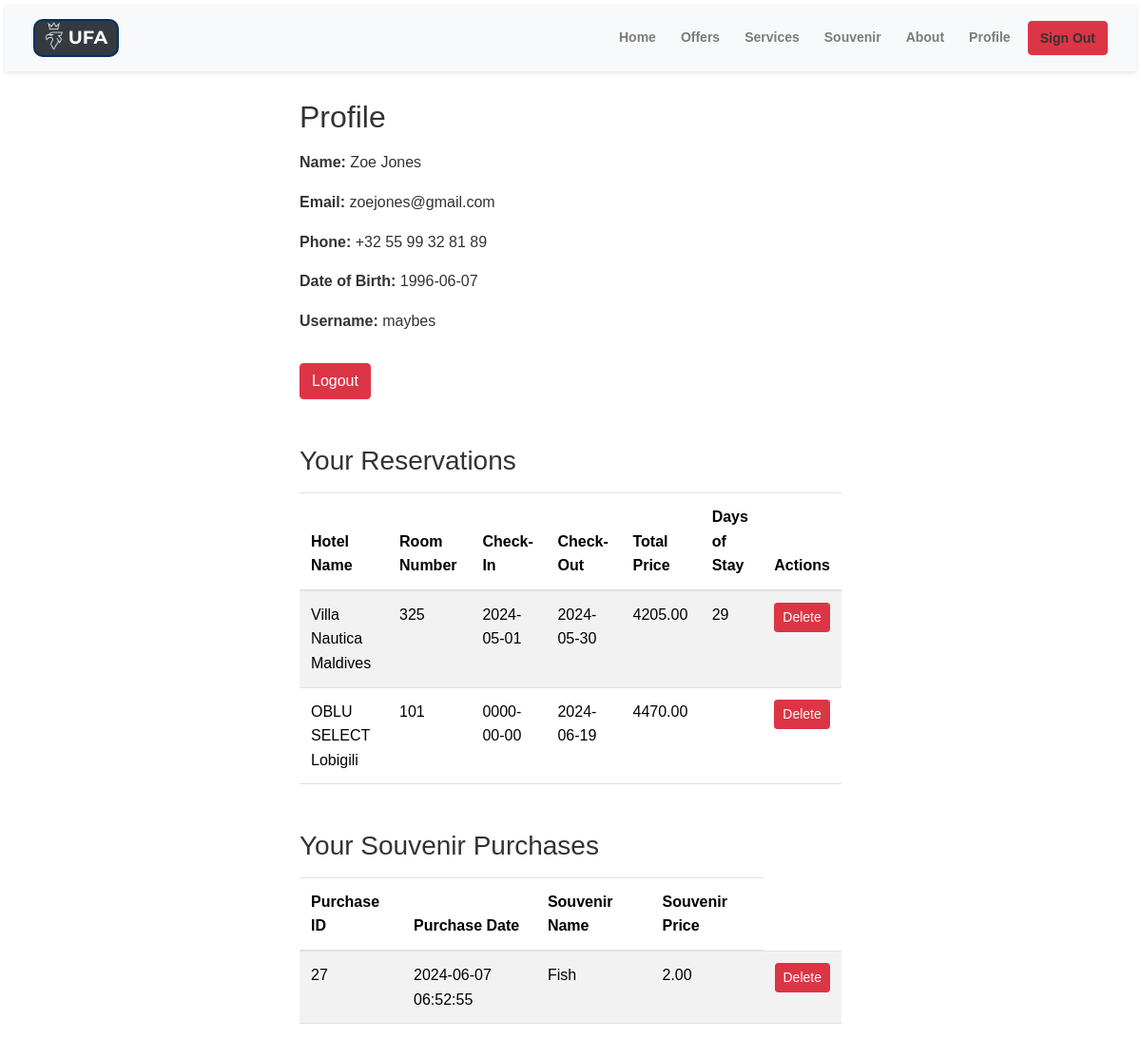
Page /assets/pages/profile.php (signed in) on the committed database.
### tables this page shows
CREATE TABLE `reservations` (
  `reservation_id` int(11) NOT NULL,
  `room_id` int(11) DEFAULT NULL,
  `room_price` decimal(10,2) NOT NULL,
  `user_id` int(11) DEFAULT NULL,
  `check_in` date NOT NULL,
  `check_out` date NOT NULL,
  `total_price` decimal(10,2) DEFAULT NULL,
  `is_confirmed` tinyint(1) DEFAULT 0,
  `created_at` timestamp NOT NULL DEFAULT current_timestamp(),
  `updated_at` timestamp NOT NULL DEFAULT current_timestamp() ON UPDATE current_timestamp(),
  `days_of_stay` int(11) GENERATED ALWAYS AS (to_days(`check_out`) - to_days(`check_in`)) VIRTUAL,
  `is_deleted` tinyint(1) DEFAULT 0
);

CREATE TABLE `hotels` (
  `hotel_id` int(11) NOT NULL,
  `hotel_name` varchar(100) DEFAULT NULL,
  `hotel_location` varchar(100) DEFAULT NULL,
  `hotel_description` text DEFAULT NULL,
  `hotel_profile` text DEFAULT NULL,
  `hotel_rooms` int(11) DEFAULT NULL,
  `hotel_amenities` text DEFAULT NULL,
  `hotel_contact_info` varchar(100) DEFAULT NULL,
  `hotel_rank` int(11) DEFAULT NULL,
  `hotel_image` text DEFAULT NULL,
  `hotel_distance` int(11) NOT NULL,
  `deleted` tinyint(1) DEFAULT 0
);

CREATE TABLE `hotel_rooms` (
  `room_id` int(11) NOT NULL,
  `hotel_id` int(11) DEFAULT NULL,
  `room_type_id` int(11) DEFAULT NULL,
  `room_number` varchar(20) NOT NULL,
  `status` varchar(50) NOT NULL DEFAULT 'available',
  `room_price` decimal(10,2) NOT NULL,
  `room_capacity` int(11) DEFAULT NULL,
  `room_image` text DEFAULT NULL
);

CREATE TABLE `purchases` (
  `purchase_id` int(11) NOT NULL,
  `user_id` int(11) DEFAULT NULL,
  `souvenir_id` int(11) DEFAULT NULL,
  `purchase_date` timestamp NOT NULL DEFAULT current_timestamp(),
  `purchase_quantity` int(11) DEFAULT NULL,
  `purchase_price` decimal(10,2) DEFAULT NULL,
  `is_deleted` tinyint(1) DEFAULT 0
);

CREATE TABLE `souvenirs` (
  `souvenir_id` int(11) NOT NULL,
  `sounvenir_name` varchar(100) DEFAULT NULL,
  `souvenir_description` text DEFAULT NULL,
  `souvenir_price` decimal(10,2) DEFAULT NULL,
  `stock_quantity` int(11) DEFAULT NULL,
  `sounvenir_image` text NOT NULL
);

### assets/pages/profile.php (called while the page is built, shortened)
<?php
include('db_connect.php');
$user_id = $_SESSION['user_id'];
$query = "SELECT user_first_name, user_last_name, user_email, user_phone, user_date_of_birth, user_login FROM users WHERE user_id = ?";
$stmt = mysqli_prepare($conn, $query);
mysqli_stmt_bind_param($stmt, "i", $user_id);
mysqli_stmt_execute($stmt);
mysqli_stmt_bind_result($stmt, $user_first_name, $user_last_name, $user_email, $user_phone, $user_date_of_birth, $user_login);
$reservations_query = "
    SELECT reservations.reservation_id, reservations.check_in, reservations.check_out, reservations.total_price, reservations.days_of_stay, hotels.hotel_name, hotel_rooms.room_number
    FROM reservations
    JOIN hotel_rooms ON reservations.room_id = hotel_rooms.room_id
    JOIN hotels ON hotel_rooms.hotel_id = hotels.hotel_id
    WHERE reservations.user_id = ? AND reservations.is_deleted = 0
";
$reservations_stmt = mysqli_prepare($conn, $reservations_query);
mysqli_stmt_bind_param($reservations_stmt, "i", $user_id);
mysqli_stmt_execute($reservations_stmt);
mysqli_stmt_bind_result($reservations_stmt, $reservation_id, $check_in, $check_out, $total_price, $days_of_stay, $hotel_name, $room_number);
$reservations = [];
while (mysqli_stmt_fetch($reservations_stmt)) {
    $reservations[] = [
        'reservation_id' => $reservation_id,
        'check_in' => $check_in,
        'check_out' => $check_out,
        'total_price' => $total_price,
        'days_of_stay' => $days_of_stay,
        'hotel_name' => $hotel_name,
        'room_number' => $room_number
    ];
}
$purchases_query = "
    SELECT purchases.purchase_id, purchases.purchase_date, souvenirs.sounvenir_name, souvenirs.souvenir_price
    FROM purchases
    JOIN souvenirs ON purchases.souvenir_id = souvenirs.souvenir_id
    WHERE purchases.user_id = ? AND purchases.is_deleted = 0
";
$purchases_stmt = mysqli_prepare($conn, $purchases_query);
mysqli_stmt_bind_param($purchases_stmt, "i", $user_id);
mysqli_stmt_execute($purchases_stmt);
mysqli_stmt_bind_result($purchases_stmt, $purchase_id, $purchase_date, $souvenir_name, $souvenir_price);
$purchases = [];
while (mysqli_stmt_fetch($purchases_stmt)) {
    $purchases[] = [
        'purchase_id' => $purchase_id,
        'purchase_date' => $purchase_date,
        'souvenir_name' => $souvenir_name,
        'souvenir_price' => $souvenir_price
    ];
}
include('profile_html.php');
?>

### assets/pages/profile_html.php (the view, shortened to what this page needs)
<!DOCTYPE html>
<html lang="en">
<head>
    <link rel="stylesheet" href="assets/css/styles.css">
    <link href="https://cdn.jsdelivr.net/npm/bootstrap@5.3.3/dist/css/bootstrap.min.css" rel="stylesheet"
>
</head>
<body>
    <?php include 'navbar.php'; ?>
    <div class="container">
        <div class="row justify-content-center">
            <div class="col-md-6">
                <h2 class="mt-4 mb-3">Profile</h2>
                <p><strong>Name:</strong> <?php echo htmlspecialchars($user_first_name . ' ' . $user_last_name); ?>
                </p>
                <p><strong>Email:</strong> <?php echo htmlspecialchars($user_email); ?></p>
                <p><strong>Phone:</strong> <?php echo htmlspecialchars($user_phone); ?></p>
                <p><strong>Date of Birth:</strong> <?php echo htmlspecialchars($user_date_of_birth); ?></p>
                <p><strong>Username:</strong> <?php echo htmlspecialchars($user_login); ?></p>
                <a href="assets/pages/logout.php" class="btn btn-danger mt-3">Logout</a>
                <h3 class="mt-5">Your Reservations</h3>
                <?php if (empty($reservations)): ?>
                    <p>You have no reservations.</p>
                <?php else: ?>
                    <table class="table table-striped mt-3">
                        <thead>
                            <tr>
                                <th>Hotel Name</th>
                                <th>Room Number</th>
                                <th>Check-In</th>
                                <th>Check-Out</th>
                                <th>Total Price</th>
                                <th>Days of Stay</th>
                                <th>Actions</th>
                            </tr>
                        </thead>
                        <tbody>
                            <?php foreach ($reservations as $reservation): ?>
                                <tr>
                                    <td><?php echo htmlspecialchars($reservation['hotel_name']); ?></td>
                                    <td><?php echo htmlspecialchars($reservation['room_number']); ?></td>
                                    <td><?php echo htmlspecialchars($reservation['check_in']); ?></td>
                                    <td><?php echo htmlspecialchars($reservation['check_out']); ?></td>
                                    <td><?php echo htmlspecialchars($reservation['total_price']); ?></td>
                                    <td><?php echo htmlspecialchars($reservation['days_of_stay']); ?></td>
                                    <td>
                                        <form action="assets/pages/delete_reservation.php" method="post"
                                            onsubmit="return confirm('Are you sure you want to delete this reservation?');">
                                            <button type="submit" class="btn btn-danger btn-sm">Delete</button>
                                        </form>
                                    </td>
                                </tr>
                            <?php endforeach; ?>
                        </tbody>
                    </table>
                <?php endif; ?>
                <h3 class="mt-5">Your Souvenir Purchases</h3>
                <?php if (empty($purchases)): ?>
                    <p>You have no souvenir purchases.</p>
                <?php else: ?>
                    <table class="table table-striped mt-3">
                        <thead>
                            <tr>
                                <th>Purchase ID</th>
                                <th>Purchase Date</th>
                                <th>Souvenir Name</th>
                                <th>Souvenir Price</th>
                            </tr>
                        </thead>
                        <tbody>
                            <?php foreach ($purchases as $purchase): ?>
                                <tr>
                                    <td><?php echo htmlspecialchars($purchase['purchase_id']); ?></td>
                                    <td><?php echo htmlspecialchars($purchase['purchase_date']); ?></td>
                                    <td><?php echo htmlspecialchars($purchase['souvenir_name']); ?></td>
                                    <td><?php echo htmlspecialchars($purchase['souvenir_price']); ?></td>
                                    <td>
                                        <form action="assets/pages/delete_purchase.php" method="post"
                                            onsubmit="return confirm('Are you sure you want to delete this souvenir purchase?');">
                                            <button type="submit" class="btn btn-danger btn-sm">Delete</button>
                                        </form>
                                    </td>
                                </tr>
                            <?php endforeach; ?>
                        </tbody>
                    </table>
                <?php endif; ?>
            </div>
        </div>
    </div>
</body>
</html>

### assets/css/styles.css (style rules this page uses)
:root { --primary-color: #003366; --secondary-color: #66CCCC; --accent-color: #66CC99; --gold-color: #FFD700; --text-color: #333333; --bg-color: #FFFFFF; --bg-light-color: #F2F2F2; }
* { margin: 0; padding: 0; box-sizing: border-box; }
body { font-family: Arial, sans-serif; line-height: 1.6; font-size: 16px; color: var(--text-color); background-color: var(--bg-color); }
.container { max-width: 1200px; margin: 0 auto; padding: 0 15px; }

### rows in the picture
reservations: hotels.hotel_name "Villa Nautica Maldives", room.room_number "325", check_in "2024-05-01", check_out "2024-05-30", total_price "4205.00", days_of_stay "29"
reservations: hotels.hotel_name "OBLU SELECT Lobigili", room.room_number "101", check_in "0000-00-00", check_out "2024-06-19", total_price "4470.00"
purchases: purchase_id "27", purchase_date "2024-06-07 06:52:55", souvenir.sounvenir_name "Fish", souvenir.souvenir_price "2.00"

### other values in the picture
$user_first_name . ' ' . $user_last_name "Zoe Jones"
$user_email "zoejones@gmail.com"
$user_phone "+32 55 99 32 81 89"
$user_date_of_birth "1996-06-07"
$user_login "maybes"
